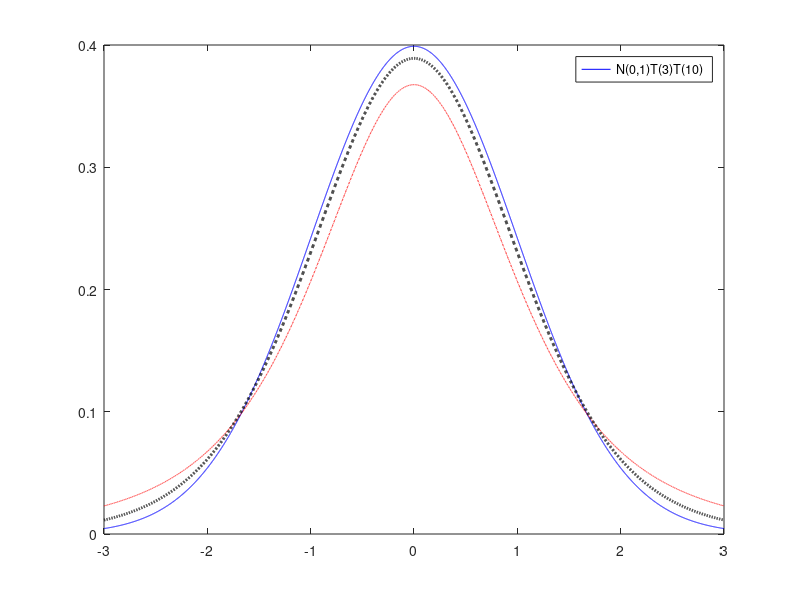

This figure's MATLAB source:

nu=20;
% la probabilità di ottenere un valore in modulo superiore a 2.7
disp('--------------')
disp('P(|T(20)|>2.7)')
disp(2*tcdf(2.7,nu,'upper'))


% quantile 0.95 in una T(20)
disp('Quantile 0.95 in T(20)')
disp(tinv(0.95,nu))

%% Confronto tra le densità
x=-3:0.001:3;
N01=normpdf(x);
nu=3;
T3=tpdf(x,nu);
nu=10;
T10=tpdf(x,nu);

plot(x,N01,'b-',x,T3,'r-.',x,T10,'k--','LineWidth',2)
legend(["N(0,1)"  "T(3)" "T(10)"])

% print -depsc figs\t.eps;
